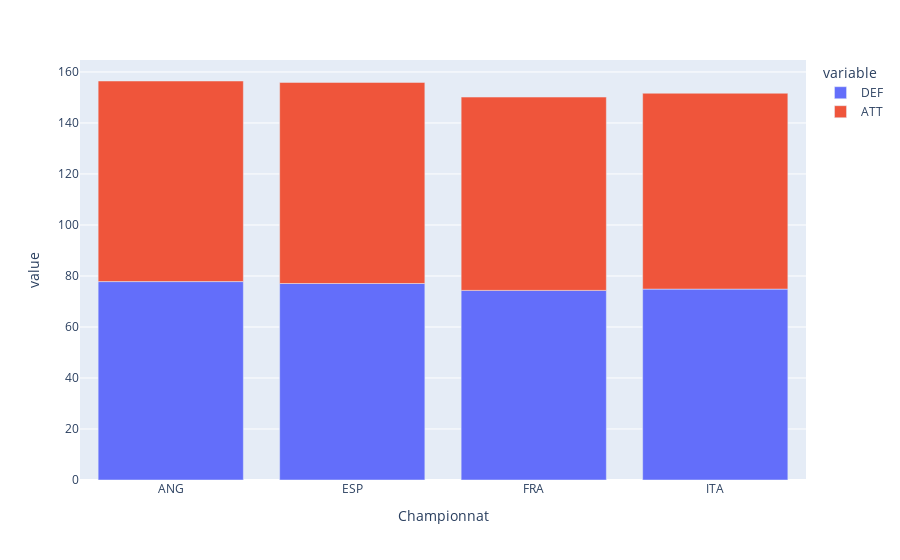

Notebook cell for this chart:
### Code cell
px.bar(df_agg, x="Championnat", y=["DEF", "ATT"])

### Figure 1 — Plotly figure (JSON) as saved in the notebook; plotly's stock layout.template omitted (floating-point values rounded to 4 significant figures)
{"data": [{"alignmentgroup": "True", "hovertemplate": "variable=DEF<br>Championnat=%{x}<br>value=%{y}<extra></extra>", "legendgroup": "DEF", "marker": {"color": "#636efa", "pattern": {"shape": ""}}, "name": "DEF", "offsetgroup": "DEF", "orientation": "v", "showlegend": true, "textposition": "auto", "type": "bar", "x": ["ANG", "ESP", "FRA", "ITA"], "xaxis": "x", "y": [77.8, 77.05, 74.35, 74.85], "yaxis": "y"}, {"alignmentgroup": "True", "hovertemplate": "variable=ATT<br>Championnat=%{x}<br>value=%{y}<extra></extra>", "legendgroup": "ATT", "marker": {"color": "#EF553B", "pattern": {"shape": ""}}, "name": "ATT", "offsetgroup": "ATT", "orientation": "v", "showlegend": true, "textposition": "auto", "type": "bar", "x": ["ANG", "ESP", "FRA", "ITA"], "xaxis": "x", "y": [78.65, 78.85, 75.8, 76.8], "yaxis": "y"}], "layout": {"barmode": "relative", "legend": {"title": {"text": "variable"}, "tracegroupgap": 0}, "margin": {"t": 60}, "xaxis": {"anchor": "y", "domain": [0, 1], "title": {"text": "Championnat"}}, "yaxis": {"anchor": "x", "domain": [0, 1], "title": {"text": "value"}}}}
